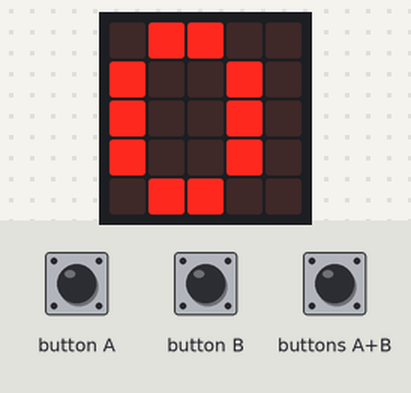
A program run on a simulated BBC micro:bit (MakeCode). Shown: the board's 5×5 LED display. Inputs (shaded band) come from the test bench.

Above: at 1.9 s.
2.0 s: button A pressed for 0.15 s
At 2.9 s:
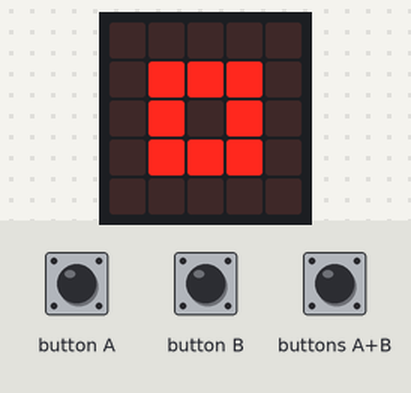
3.6 s: button B pressed for 0.15 s
At 4.1 s:
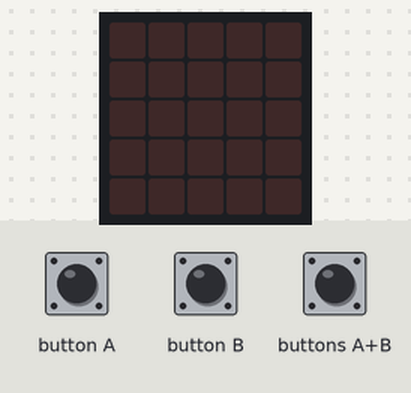
5.2 s: buttons A+B pressed for 0.15 s
At 6.5 s:
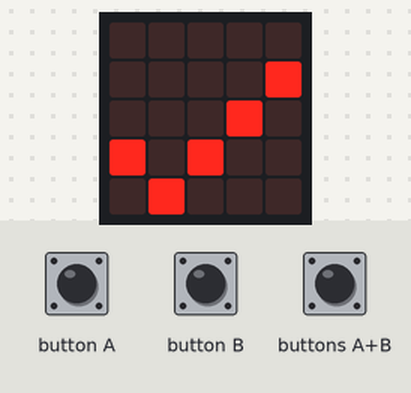
Timing chart, 0 to 8.2 s (numbered marks = the images above; inputs shaded):
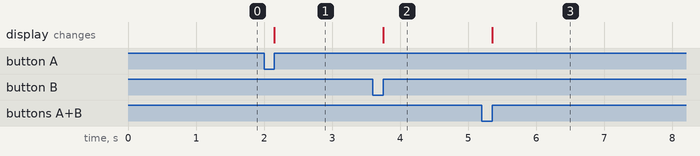

The program:

pedometer.py
```python
def on_button_pressed_a():
    global minimode
    if minimode == True:
        minimode = False
    else:
        minimode = True
    printLED()
input.on_button_pressed(Button.A, on_button_pressed_a)

def on_gesture_shake():
    global stepCount
    stepCount += 1
    # Fix lag issues
    if stepCount < 10 and ledON == True:
        printLED()
    if stepCount > 1 and Math.log(stepCount) / Math.log(10) % 1 == 0 and stepCount <= 10000:
        melody()
input.on_gesture(Gesture.SHAKE, on_gesture_shake)

def printLED():
    basic.clear_screen()
    if minimode == False:
        basic.show_number(stepCount)
    else:
        if stepCount % 2 == 0:
            basic.show_icon(IconNames.SMALL_SQUARE)
        else:
            basic.show_icon(IconNames.SQUARE)

def on_button_pressed_ab():
    global stepCount
    basic.clear_screen()
    stepCount = 0
    # Fix lag issues
    if ledON == True and minimode == False:
        basic.show_number(stepCount)
    else:
        basic.show_icon(IconNames.YES)
input.on_button_pressed(Button.AB, on_button_pressed_ab)

def on_button_pressed_b():
    global ledON
    if ledON == True:
        basic.clear_screen()
        ledON = False
    else:
        ledON = True
    if stepCount < 10 and ledON == True:
        printLED()
input.on_button_pressed(Button.B, on_button_pressed_b)

def melody():
    music.play_tone(196, music.beat(BeatFraction.EIGHTH))
    music.rest(music.beat(BeatFraction.EIGHTH))
    music.play_tone(262, music.beat(BeatFraction.EIGHTH))
    music.rest(music.beat(BeatFraction.EIGHTH))
    music.play_tone(659, music.beat(BeatFraction.EIGHTH))
    music.rest(music.beat(BeatFraction.EIGHTH))
    music.play_tone(784, music.beat(BeatFraction.EIGHTH))
    music.rest(music.beat(BeatFraction.HALF))
    music.play_tone(659, music.beat(BeatFraction.EIGHTH))
    music.rest(music.beat(BeatFraction.EIGHTH))
    music.play_tone(784, music.beat(BeatFraction.WHOLE))
minimode = False
ledON = False
stepCount = 0
music.set_tempo(134)
basic.show_number(stepCount)
ledON = True
minimode = False

def on_forever():
    if stepCount >= 10 and ledON == True:
        printLED()
    elif stepCount >= 10 and ledON == False:
        basic.clear_screen()
basic.forever(on_forever)
```

Measured:
- after the input at 2.0 s, the display: changes after 0.15 s (image 1)
- after the input at 3.6 s, the display: changes after 0.15 s (image 2)
- after the input at 5.2 s, the display: changes after 0.15 s (image 3)
